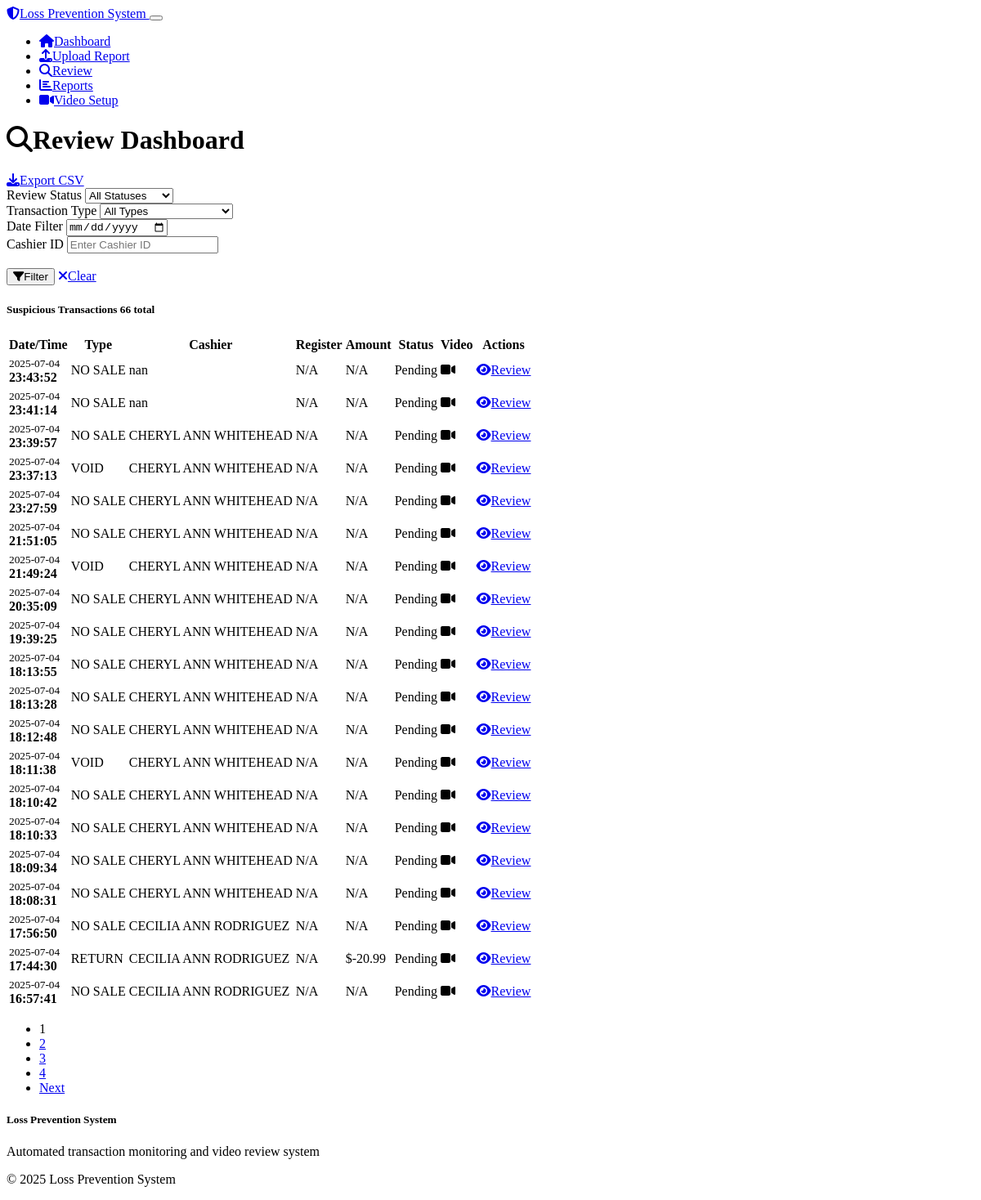
Page /dashboard on the earlier database version.
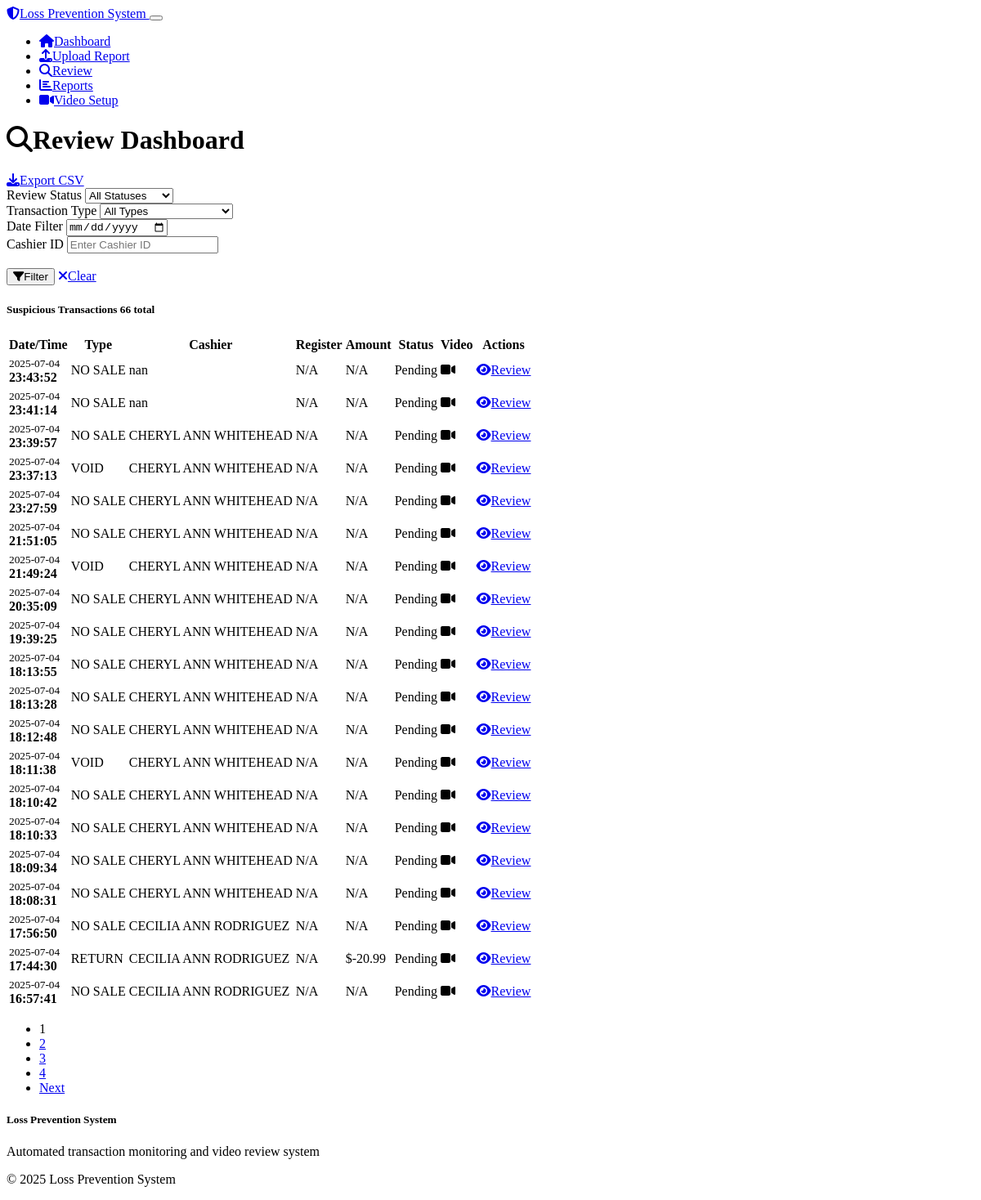
Same page on the later database version.
### models.py (models this page shows)
class SuspiciousTransaction(db.Model):
    id = db.Column(db.Integer, primary_key=True)
    report_id = db.Column(db.Integer, db.ForeignKey('transaction_report.id'), nullable=False)
    transaction_timestamp = db.Column(db.DateTime, nullable=False)
    cashier_id = db.Column(db.String(50))
    register_id = db.Column(db.String(50))
    transaction_type = db.Column(db.String(50), nullable=False)  # VOID, REFUND, NO_SALE, DISCOUNT_REMOVED
    transaction_id = db.Column(db.String(100))
    amount = db.Column(db.Float)
    pump_number = db.Column(db.String(10))
    raw_data = db.Column(db.Text)  # Store original row data
    video_clip_path = db.Column(db.String(500))
    video_processed = db.Column(db.Boolean, default=False)
    video_error = db.Column(db.Text)
    review_status = db.Column(db.String(20), default='pending')  # pending, ok, review, fraud
    review_date = db.Column(db.DateTime)
    review_notes = db.Column(db.Text)
    created_date = db.Column(db.DateTime, default=datetime.utcnow)
    report = db.relationship('TransactionReport', backref=db.backref('suspicious_transactions_list', lazy=True))

### routes.py (the view, shortened to what this page needs)
@app.route('/dashboard')
def dashboard():
    page = request.args.get('page', 1, type=int)
    status_filter = request.args.get('status', 'all')
    transaction_type_filter = request.args.get('type', 'all')
    date_filter = request.args.get('date_filter', '')
    report_id = request.args.get('report_id', '', type=str)
    cashier_filter = request.args.get('cashier', '', type=str)
    query = SuspiciousTransaction.query
    if status_filter != 'all':
        query = query.filter_by(review_status=status_filter)
    if transaction_type_filter != 'all':
        query = query.filter_by(transaction_type=transaction_type_filter)
    if cashier_filter:
        query = query.filter_by(cashier_id=cashier_filter)
    if report_id:
        try:
            report_id_int = int(report_id)
            query = query.filter_by(report_id=report_id_int)
        except ValueError:
            flash(f'Invalid report ID: {report_id}', 'error')
    transactions = query.order_by(SuspiciousTransaction.transaction_timestamp.desc()).paginate(
        page=page, per_page=20, error_out=False
    )
    return render_template('dashboard.html',
                         transactions=transactions,
                         status_filter=status_filter,
                         transaction_type_filter=transaction_type_filter,
                         date_filter=date_filter,
                         report_id=report_id,
                         cashier_filter=cashier_filter)

### templates/dashboard.html (shortened to what this page needs)
{% extends "base.html" %}
{% block content %}
<div class="row">
    <div class="col-12">
        <div class="d-flex justify-content-between align-items-center mb-4">
            <h1><i class="fas fa-search me-2"></i>Review Dashboard</h1>
            <a href="{{ url_for('export_csv') }}" class="btn btn-success">
                <i class="fas fa-download me-2"></i>Export CSV
            </a>
        </div>
    </div>
</div>
<div class="row mb-4">
    <div class="col-12">
        <div class="card">
            <div class="card-body">
                <form method="GET" class="row g-3">
                    <div class="col-md-2">
                        <label for="status" class="form-label">Review Status</label>
                        <select class="form-select" id="status" name="status">
                            <option value="all" {% if status_filter == 'all' %}selected{% endif %}>All Statuses</option>
                        </select>
                    </div>
                    <div class="col-md-2">
                        <label for="type" class="form-label">Transaction Type</label>
                        <select class="form-select" id="type" name="type">
                            <option value="all" {% if transaction_type_filter == 'all' %}selected{% endif %}>All Types</option>
                        </select>
                    </div>
                    <div class="col-md-2">
                        <label for="date_filter" class="form-label">Date Filter</label>
                        <input type="date" class="form-control" id="date_filter" name="date_filter" value="{{ date_filter }}">
                    </div>
                    <div class="col-md-2">
                        <label for="cashier_filter" class="form-label">Cashier ID</label>
                        <input type="text" class="form-control" id="cashier_filter" name="cashier" value="{{ cashier_filter }}" placeholder="Enter Cashier ID">
                    </div>
                    <div class="col-md-2">
                        <label class="form-label">&nbsp;</label>
                        <div class="d-grid gap-2">
                            <button type="submit" class="btn btn-primary">
                                <i class="fas fa-filter me-2"></i>Filter
                            </button>
                            <a href="{{ url_for('dashboard') }}" class="btn btn-outline-secondary">
                                <i class="fas fa-times me-2"></i>Clear
                            </a>
                        </div>
                    </div>
                </form>
            </div>
        </div>
    </div>
</div>
<div class="row">
    <div class="col-12">
        <div class="card">
            <div class="card-header">
                <h5 class="card-title mb-0">
                    Suspicious Transactions
                    <span class="badge bg-secondary ms-2">{{ transactions.total }} total</span>
                </h5>
            </div>
            <div class="card-body">
                {% if transactions.items %}
                    <div class="table-responsive">
                        <table class="table table-striped">
                            <thead>
                                <tr>
                                    <th>Date/Time</th>
                                    <th>Type</th>
                                    <th>Cashier</th>
                                    <th>Register</th>
                                    <th>Amount</th>
                                    <th>Status</th>
                                    <th>Video</th>
                                    <th>Actions</th>
                                </tr>
                            </thead>
                            <tbody>
                                {% for transaction in transactions.items %}
                                <tr class="{% if transaction.review_status == 'fraud' %}table-danger{% elif transaction.review_status == 'review' %}table-warning{% elif transaction.review_status == 'ok' %}table-success{% endif %}">
                                    <td>
                                        <small class="text-muted">{{ transaction.transaction_timestamp.strftime('%Y-%m-%d') }}</small><br>
                                        <strong>{{ transaction.transaction_timestamp.strftime('%H:%M:%S') }}</strong>
                                    </td>
                                    <td>
                                        <span class="badge bg-warning">{{ transaction.transaction_type }}</span>
                                    </td>
                                    <td>{{ transaction.cashier_id or 'N/A' }}</td>
                                    <td>{{ transaction.register_id or 'N/A' }}</td>
                                    <td>
                                        {% if transaction.amount %}
                                            ${{ "%.2f"|format(transaction.amount) }}
                                        {% else %}
                                            N/A
                                        {% endif %}
                                    </td>
                                    <td>
                                        {% if transaction.review_status == 'pending' %}
                                            <span class="badge bg-secondary">Pending</span>
                                        {% elif transaction.review_status == 'ok' %}
                                            <span class="badge bg-success">OK</span>
                                        {% elif transaction.review_status == 'review' %}
                                            <span class="badge bg-warning">Review</span>
                                        {% elif transaction.review_status == 'fraud' %}
                                            <span class="badge bg-danger">Fraud</span>
                                        {% endif %}
                                    </td>
                                    <td>
                                        {% if transaction.video_processed and transaction.video_clip_path %}
                                            <i class="fas fa-video text-success" title="Video available"></i>
                                        {% elif transaction.video_error %}
                                            <i class="fas fa-video text-danger" title="Video error: {{ transaction.video_error }}"></i>
                                        {% else %}
                                            <i class="fas fa-clock text-muted" title="Processing"></i>
                                        {% endif %}
                                    </td>
                                    <td>
                                        <a href="{{ url_for('review_transaction', transaction_id=transaction.id,
                                                            date_filter=request.args.get('date_filter', ''),
                                                            status_filter=request.args.get('status', ''),
                                                            type_filter=request.args.get('type', ''),
                                                            report_id=request.args.get('report_id', ''),
                                                            cashier=request.args.get('cashier', ''),
                                                            page=request.args.get('page', 1)) }}"
                                           class="btn btn-sm btn-primary">
                                            <i class="fas fa-eye me-1"></i>Review
                                        </a>
                                    </td>
                                </tr>
                                {% endfor %}
                            </tbody>
                        </table>
                    </div>
                    {% if transactions.pages > 1 %}
                    <nav aria-label="Page navigation">
                        <ul class="pagination justify-content-center">
                            {% for page_num in transactions.iter_pages() %}
                                {% if page_num %}
                                    {% if page_num != transactions.page %}
                                        <li class="page-item">
                                            <a class="page-link" href="{{ url_for('dashboard', page=page_num, status=status_filter, type=transaction_type_filter, date_filter=date_filter, report_id=report_id, cashier=cashier_filter) }}">{{ page_num }}</a>
                                        </li>
                                    {% else %}
                                        <li class="page-item active">
                                            <span class="page-link">{{ page_num }}</span>
                                        </li>
                                    {% endif %}
                                {% else %}
                                    <li class="page-item disabled">
                                        <span class="page-link">...</span>
                                    </li>
                                {% endif %}
                            {% endfor %}
                            {% if transactions.has_next %}
                                <li class="page-item">
                                    <a class="page-link" href="{{ url_for('dashboard', page=transactions.next_num, status=status_filter, type=transaction_type_filter) }}">Next</a>
                                </li>
                            {% endif %}
                        </ul>
                    </nav>
                    {% endif %}
                {% endif %}
            </div>
        </div>
    </div>
</div>
{% endblock %}

### templates/base.html (shortened to what this page needs)
<!DOCTYPE html>
<html lang="en" data-bs-theme="dark">
<head>
    <link href="https://cdn.replit.com/agent/bootstrap-agent-dark-theme.min.css" rel="stylesheet">
    <link href="https://cdn.jsdelivr.net/npm/video.js@8.6.1/dist/video-js.css" rel="stylesheet">
    <link href="https://cdnjs.cloudflare.com/ajax/libs/font-awesome/6.4.0/css/all.min.css" rel="stylesheet">
    <link href="{{ url_for('static', filename='css/style.css') }}" rel="stylesheet">
</head>
<body>
    <nav class="navbar navbar-expand-lg navbar-dark bg-dark">
        <div class="container">
            <a class="navbar-brand" href="{{ url_for('index') }}">
                <i class="fas fa-shield-alt me-2"></i>Loss Prevention System
            </a>
            <button class="navbar-toggler" type="button" data-bs-toggle="collapse" data-bs-target="#navbarNav">
            </button>
            <div class="collapse navbar-collapse" id="navbarNav">
                <ul class="navbar-nav ms-auto">
                    <li class="nav-item">
                        <a class="nav-link" href="{{ url_for('index') }}">
                            <i class="fas fa-home me-1"></i>Dashboard
                        </a>
                    </li>
                    <li class="nav-item">
                        <a class="nav-link" href="{{ url_for('upload_file') }}">
                            <i class="fas fa-upload me-1"></i>Upload Report
                        </a>
                    </li>
                    <li class="nav-item">
                        <a class="nav-link" href="{{ url_for('dashboard') }}">
                            <i class="fas fa-search me-1"></i>Review
                        </a>
                    </li>
                    <li class="nav-item">
                        <a class="nav-link" href="{{ url_for('reports') }}">
                            <i class="fas fa-chart-bar me-1"></i>Reports
                        </a>
                    </li>
                    <li class="nav-item">
                        <a class="nav-link" href="{{ url_for('video_settings') }}">
                            <i class="fas fa-video me-1"></i>Video Setup
                        </a>
                    </li>
                </ul>
            </div>
        </div>
    </nav>
    <main class="container mt-4">
        {% block content %}{% endblock %}
    </main>
    <footer class="bg-dark text-light mt-5 py-4">
        <div class="container">
            <div class="row">
                <div class="col-md-6">
                    <h5>Loss Prevention System</h5>
                    <p class="text-muted">Automated transaction monitoring and video review system</p>
                </div>
                <div class="col-md-6 text-end">
                    <p class="text-muted">© 2025 Loss Prevention System</p>
                </div>
            </div>
        </div>
    </footer>
</body>
</html>

Differences in the rows shown:
changed SuspiciousTransaction (number 1 of 20 on the later page): video_processed False → True (drawn); video_error "No matching video found" → empty (drawn)
